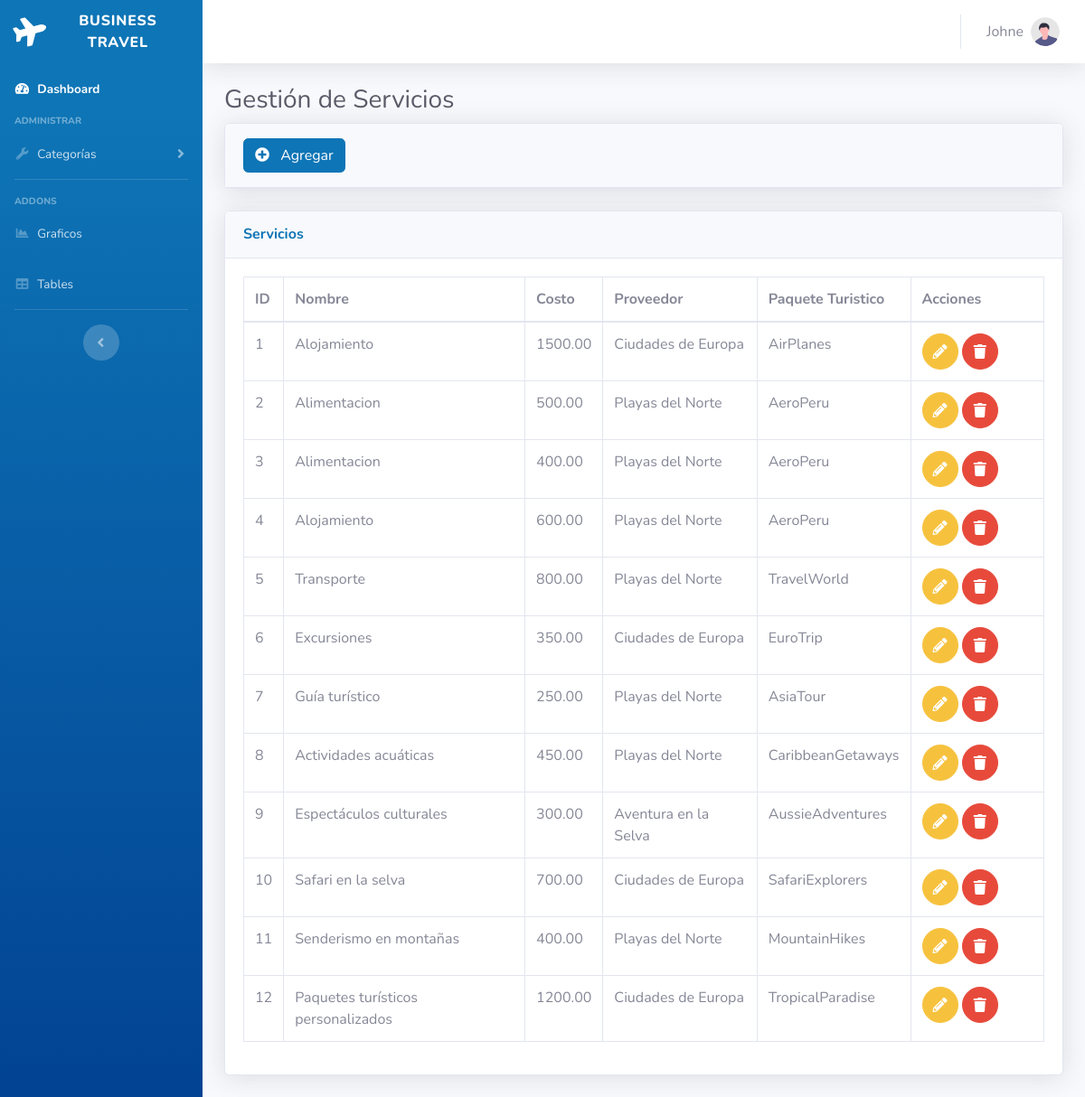
Screenshot of /MainController.php?action=servicio-index (signed in) with the database file from the repository.
### tables this page shows
CREATE TABLE IF NOT EXISTS `servicios` (
  `id` int NOT NULL AUTO_INCREMENT,
  `nombre` varchar(50) DEFAULT NULL,
  `costo` decimal(10,2) NOT NULL,
  `fkidPaqueteTuristico` int NOT NULL DEFAULT '0',
  `fkidProveedor` varchar(20) NOT NULL,
  PRIMARY KEY (`id`),
  KEY `FK_servicios_proveedor` (`fkidProveedor`),
  KEY `FK_servicios_paqueteturistico` (`fkidPaqueteTuristico`),
  CONSTRAINT `FK_servicios_paqueteturistico` FOREIGN KEY (`fkidPaqueteTuristico`) REFERENCES `paqueteturistico` (`id`) ON DELETE CASCADE ON UPDATE CASCADE,
  CONSTRAINT `FK_servicios_proveedor` FOREIGN KEY (`fkidProveedor`) REFERENCES `proveedores` (`ruc`) ON DELETE CASCADE ON UPDATE CASCADE
);

CREATE TABLE IF NOT EXISTS `paqueteturistico` (
  `id` int NOT NULL AUTO_INCREMENT,
  `nombre` varchar(50) NOT NULL DEFAULT '',
  `direccion` varchar(50) NOT NULL,
  `duracion` int NOT NULL,
  `preciototal` double NOT NULL,
  `imagen` varchar(50) NOT NULL,
  PRIMARY KEY (`id`)
);

CREATE TABLE IF NOT EXISTS `proveedores` (
  `ruc` varchar(20) NOT NULL,
  `nombre` varchar(50) NOT NULL,
  `pais` varchar(50) NOT NULL,
  PRIMARY KEY (`ruc`)
);

### Controller/ServicioController.php (called while the page is built, shortened)
<?php
require_once 'Model/Dao/ServicioDAO.php';
class ServicioController {
    private $servicioDAO;
    public function __construct() {
        $this->servicioDAO = new ServicioDAO();
    }
    public function index() {
        $servicios = $this->servicioDAO->getAllServicios();
        include 'View/Servicio/index.php';
    }
}
?>

### Model/Dao/ServicioDAO.php (called while the page is built, shortened)
<?php
require_once 'db_connect.php';
require_once 'Model/Servicio.php';
class ServicioDAO implements ServicioDAOInterface {
    public function getAllServicios() {
        global $conn;
        $query = "
        SELECT s.id,s.nombre,s.costo,p.nombre AS fkidPaqueteTuristico,pro.nombre AS fkidProveedor
        FROM servicios AS s
        JOIN paqueteturistico AS p
        ON s.fkidPaqueteTuristico = p.id
        JOIN proveedores AS pro
        ON s.fkidProveedor = pro.ruc";
        $result = $conn->query($query);
        $servicios = array();
        if ($result->num_rows > 0) {
            while ($row = $result->fetch_assoc()) {
                $servicio = new Servicio();
                $servicio->setId($row['id']);
                $servicio->setNombre($row['nombre']);
                $servicio->setCosto($row['costo']);
                $servicio->setFkidPaqueteturistico($row['fkidPaqueteTuristico']);
                $servicio->setFkidProveedor($row['fkidProveedor']);
                $servicios[] = $servicio;
            }
        }
        return $servicios;
    }
}
?>

### Model/Servicio.php (called while the page is built)
<?php
class Servicio {
    private $id;
    private $nombre;
    private $costo;
    private $fkidPaqueteturistico;
    private $fkidProveedor;
    public function getId() {
        return $this->id;
    }
    public function setId($id) {
        $this->id = $id;
    }
    public function getNombre() {
        return $this->nombre;
    }
    public function setNombre($nombre) {
        $this->nombre = $nombre;
    }
    public function getCosto() {
        return $this->costo;
    }
    public function setCosto($costo) {
        $this->costo = $costo;
    }
    public function getFkidPaqueteturistico() {
        return $this->fkidPaqueteturistico;
    }
    public function setFkidPaqueteturistico($fkidPaqueteturistico) {
        $this->fkidPaqueteturistico = $fkidPaqueteturistico;
    }
    public function getFkidProveedor() {
        return $this->fkidProveedor;
    }
    public function setFkidProveedor($fkidProveedor) {
        $this->fkidProveedor = $fkidProveedor;
    }
}
?>

### View/Servicio/index.php (the view, shortened to what this page needs)
<!DOCTYPE html>
<html lang="en">
<head>
    <link href="View/static/vendor/fontawesome-free/css/all.min.css" rel="stylesheet" type="text/css">
    <link href="View/static/css/sb-admin-2.min.css" rel="stylesheet">
</head>
<body id="page-top">
    <div id="wrapper">
        <?php
        include 'View/header/lateralDashboard.php';
        ?>
        <div id="content-wrapper" class="d-flex flex-column">
            <div id="content">
                <?php
                include 'View/header/headerDashboard.php';
                ?>
                <div class="container-fluid">
                    <h1 class="h3 mb-2 text-gray-800">Gestión de Servicios</h1>
                    <div class="card shadow mb-4">
                        <div class="card-header py-3 d-flex align-items-center">
                            <a href="MainController.php?action=servicio-add" class="text-decoration-none">
                                <div class="d-flex align-items-center">
                                    <button class="btn btn-primary">
                                        <i class="fas fa-plus-circle mr-2"></i>
                                        Agregar
                                    </button>
                                </div>
                            </a>
                        </div>
                    </div>
                    <div class="card shadow mb-4">
                        <div class="card-header py-3">
                            <h6 class="m-0 font-weight-bold text-primary">Servicios</h6>
                        </div>
                        <div class="card-body">
                            <div class="table-responsive">
                                <table class="table table-bordered" id="dataTable" width="100%" cellspacing="0">
                                    <thead>
                                        <tr>
                                            <th>ID</th>
                                            <th>Nombre</th>
                                            <th>Costo</th>
                                            <th>Proveedor</th>
                                            <th>Paquete Turistico</th>
                                            <th>Acciones</th>
                                        </tr>
                                    </thead>
                                    <tbody>
                                        <?php foreach ($servicios as $servicio) : ?>
                                            <tr>
                                                <td><?php echo $servicio->getId(); ?></td>
                                                <td><?php echo $servicio->getNombre(); ?></td>
                                                <td><?php echo $servicio->getCosto(); ?></td>
                                                <td><?php echo $servicio->getFkidPaqueteturistico(); ?></td>
                                                <td><?php echo $servicio->getFkidProveedor(); ?></td>
                                                <td class="col-2">
                                                    <a href="MainController.php?action=servicio-edit&id=<?php echo $servicio->getId(); ?>" class="btn btn-warning btn-circle">
                                                        <i class="fas fa-pencil-alt"></i>
                                                    </a>
                                                    <button class="btn btn-danger btn-circle delete-button" data-id="<?php echo $servicio->getId(); ?>">
                                                        <i class="fas fa-trash"></i>
                                                    </button>
                                                </td>
                                            </tr>
                                        <?php endforeach; ?>
                                    </tbody>
                                </table>
                            </div>
                        </div>
                    </div>
                </div>
            </div>
        </div>
    </div>
</body>
</html>

### rows the page displays
servicios: id "1", nombre "Alojamiento", costo "1500.00", fkidPaqueteTuristico.nombre "Ciudades de Europa", fkidProveedor.nombre "AirPlanes"
servicios: id "2", nombre "Alimentacion", costo "500.00", fkidPaqueteTuristico.nombre "Playas del Norte", fkidProveedor.nombre "AeroPeru"
servicios: id "3", nombre "Alimentacion", costo "400.00", fkidPaqueteTuristico.nombre "Playas del Norte", fkidProveedor.nombre "AeroPeru"
servicios: id "4", nombre "Alojamiento", costo "600.00", fkidPaqueteTuristico.nombre "Playas del Norte", fkidProveedor.nombre "AeroPeru"
servicios: id "5", nombre "Transporte", costo "800.00", fkidPaqueteTuristico.nombre "Playas del Norte", fkidProveedor.nombre "TravelWorld"
servicios: id "6", nombre "Excursiones", costo "350.00", fkidPaqueteTuristico.nombre "Ciudades de Europa", fkidProveedor.nombre "EuroTrip"
servicios: id "7", nombre "Guía turístico", costo "250.00", fkidPaqueteTuristico.nombre "Playas del Norte", fkidProveedor.nombre "AsiaTour"
servicios: id "8", nombre "Actividades acuáticas", costo "450.00", fkidPaqueteTuristico.nombre "Playas del Norte", fkidProveedor.nombre "CaribbeanGetaways"
servicios: id "9", nombre "Espectáculos culturales", costo "300.00", fkidPaqueteTuristico.nombre "Aventura en la Selva", fkidProveedor.nombre "AussieAdventures"
servicios: id "10", nombre "Safari en la selva", costo "700.00", fkidPaqueteTuristico.nombre "Ciudades de Europa", fkidProveedor.nombre "SafariExplorers"
servicios: id "11", nombre "Senderismo en montañas", costo "400.00", fkidPaqueteTuristico.nombre "Playas del Norte", fkidProveedor.nombre "MountainHikes"
servicios: id "12", nombre "Paquetes turísticos personalizados", costo "1200.00", fkidPaqueteTuristico.nombre "Ciudades de Europa", fkidProveedor.nombre "TropicalParadise"

### other values shown
$_SESSION['nombre'] "Johne"
